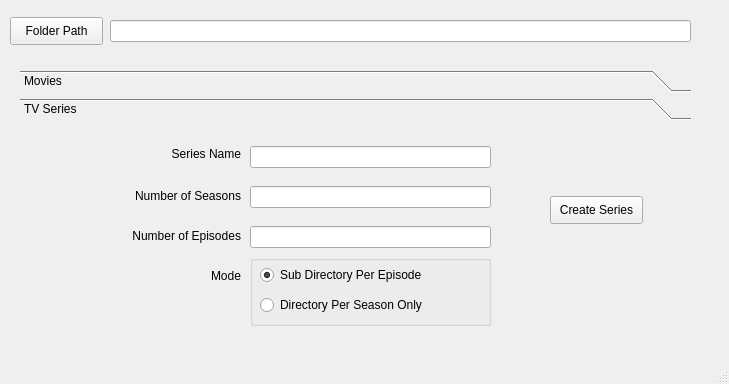
<?xml version="1.0" encoding="UTF-8"?>
<ui version="4.0">
 <class>MainWindow</class>
 <widget class="QMainWindow" name="MainWindow">
  <property name="geometry">
   <rect>
    <x>0</x>
    <y>0</y>
    <width>729</width>
    <height>384</height>
   </rect>
  </property>
  <property name="windowTitle">
   <string>Folder Maker</string>
  </property>
  <widget class="QWidget" name="centralwidget">
   <widget class="QLineEdit" name="folderPathLineEdit">
    <property name="geometry">
     <rect>
      <x>110</x>
      <y>20</y>
      <width>581</width>
      <height>22</height>
     </rect>
    </property>
   </widget>
   <widget class="QPushButton" name="openFolderPath">
    <property name="geometry">
     <rect>
      <x>10</x>
      <y>17</y>
      <width>93</width>
      <height>28</height>
     </rect>
    </property>
    <property name="text">
     <string>Folder Path</string>
    </property>
   </widget>
   <widget class="QToolBox" name="toolBox">
    <property name="geometry">
     <rect>
      <x>20</x>
      <y>70</y>
      <width>671</width>
      <height>271</height>
     </rect>
    </property>
    <property name="currentIndex">
     <number>1</number>
    </property>
    <widget class="QWidget" name="movies">
     <property name="geometry">
      <rect>
       <x>0</x>
       <y>0</y>
       <width>671</width>
       <height>209</height>
      </rect>
     </property>
     <attribute name="label">
      <string>Movies</string>
     </attribute>
     <widget class="QPushButton" name="addButton">
      <property name="geometry">
       <rect>
        <x>550</x>
        <y>30</y>
        <width>93</width>
        <height>28</height>
       </rect>
      </property>
      <property name="text">
       <string>Add </string>
      </property>
     </widget>
     <widget class="QPushButton" name="createMoviesButton">
      <property name="geometry">
       <rect>
        <x>550</x>
        <y>150</y>
        <width>93</width>
        <height>28</height>
       </rect>
      </property>
      <property name="text">
       <string>Create </string>
      </property>
     </widget>
     <widget class="QPushButton" name="removeButton">
      <property name="geometry">
       <rect>
        <x>550</x>
        <y>110</y>
        <width>93</width>
        <height>28</height>
       </rect>
      </property>
      <property name="text">
       <string>Remove</string>
      </property>
     </widget>
     <widget class="QPushButton" name="editButton">
      <property name="geometry">
       <rect>
        <x>550</x>
        <y>70</y>
        <width>93</width>
        <height>28</height>
       </rect>
      </property>
      <property name="text">
       <string>Edit</string>
      </property>
     </widget>
     <widget class="QListWidget" name="listWidget">
      <property name="geometry">
       <rect>
        <x>57</x>
        <y>5</y>
        <width>451</width>
        <height>191</height>
       </rect>
      </property>
      <property name="font">
       <font>
        <pointsize>12</pointsize>
       </font>
      </property>
     </widget>
     <widget class="QCheckBox" name="subsChecBox">
      <property name="geometry">
       <rect>
        <x>550</x>
        <y>0</y>
        <width>81</width>
        <height>20</height>
       </rect>
      </property>
      <property name="text">
       <string>Subtitles</string>
      </property>
     </widget>
    </widget>
    <widget class="QWidget" name="tvShow">
     <property name="geometry">
      <rect>
       <x>0</x>
       <y>0</y>
       <width>671</width>
       <height>209</height>
      </rect>
     </property>
     <attribute name="label">
      <string>TV Series</string>
     </attribute>
     <widget class="QLineEdit" name="seriesName">
      <property name="geometry">
       <rect>
        <x>230</x>
        <y>20</y>
        <width>241</width>
        <height>22</height>
       </rect>
      </property>
     </widget>
     <widget class="QLabel" name="label">
      <property name="geometry">
       <rect>
        <x>140</x>
        <y>20</y>
        <width>81</width>
        <height>16</height>
       </rect>
      </property>
      <property name="text">
       <string>Series Name</string>
      </property>
      <property name="alignment">
       <set>Qt::AlignRight|Qt::AlignTrailing|Qt::AlignVCenter</set>
      </property>
     </widget>
     <widget class="QLabel" name="label_2">
      <property name="geometry">
       <rect>
        <x>100</x>
        <y>60</y>
        <width>121</width>
        <height>20</height>
       </rect>
      </property>
      <property name="text">
       <string>Number of Seasons</string>
      </property>
      <property name="alignment">
       <set>Qt::AlignRight|Qt::AlignTrailing|Qt::AlignVCenter</set>
      </property>
     </widget>
     <widget class="QLineEdit" name="numberOfSeasons">
      <property name="geometry">
       <rect>
        <x>230</x>
        <y>60</y>
        <width>241</width>
        <height>22</height>
       </rect>
      </property>
     </widget>
     <widget class="QLineEdit" name="numberOfEpisodes">
      <property name="geometry">
       <rect>
        <x>230</x>
        <y>100</y>
        <width>241</width>
        <height>22</height>
       </rect>
      </property>
     </widget>
     <widget class="QLabel" name="label_3">
      <property name="geometry">
       <rect>
        <x>100</x>
        <y>100</y>
        <width>121</width>
        <height>20</height>
       </rect>
      </property>
      <property name="text">
       <string>Number of Episodes</string>
      </property>
      <property name="alignment">
       <set>Qt::AlignRight|Qt::AlignTrailing|Qt::AlignVCenter</set>
      </property>
     </widget>
     <widget class="QLabel" name="label_4">
      <property name="geometry">
       <rect>
        <x>100</x>
        <y>140</y>
        <width>121</width>
        <height>20</height>
       </rect>
      </property>
      <property name="text">
       <string>Mode</string>
      </property>
      <property name="alignment">
       <set>Qt::AlignRight|Qt::AlignTrailing|Qt::AlignVCenter</set>
      </property>
     </widget>
     <widget class="QPushButton" name="createSeries">
      <property name="geometry">
       <rect>
        <x>530</x>
        <y>70</y>
        <width>93</width>
        <height>28</height>
       </rect>
      </property>
      <property name="text">
       <string>Create Series</string>
      </property>
     </widget>
     <widget class="QGroupBox" name="groupBox">
      <property name="geometry">
       <rect>
        <x>230</x>
        <y>129</y>
        <width>241</width>
        <height>71</height>
       </rect>
      </property>
      <property name="title">
       <string/>
      </property>
      <widget class="QRadioButton" name="perEpisodeRb">
       <property name="geometry">
        <rect>
         <x>10</x>
         <y>10</y>
         <width>221</width>
         <height>20</height>
        </rect>
       </property>
       <property name="toolTip">
        <string>Creates sub directories for episodes inside a Season directory</string>
       </property>
       <property name="text">
        <string>Sub Directory Per Episode</string>
       </property>
       <property name="checked">
        <bool>true</bool>
       </property>
      </widget>
      <widget class="QRadioButton" name="perSeasonRb">
       <property name="geometry">
        <rect>
         <x>10</x>
         <y>40</y>
         <width>221</width>
         <height>20</height>
        </rect>
       </property>
       <property name="toolTip">
        <string>Creates only Seasons directories and Subtitles directories inside them</string>
       </property>
       <property name="text">
        <string>Directory Per Season Only</string>
       </property>
      </widget>
     </widget>
    </widget>
   </widget>
  </widget>
  <widget class="QStatusBar" name="statusbar"/>
 </widget>
 <resources/>
 <connections/>
</ui>
